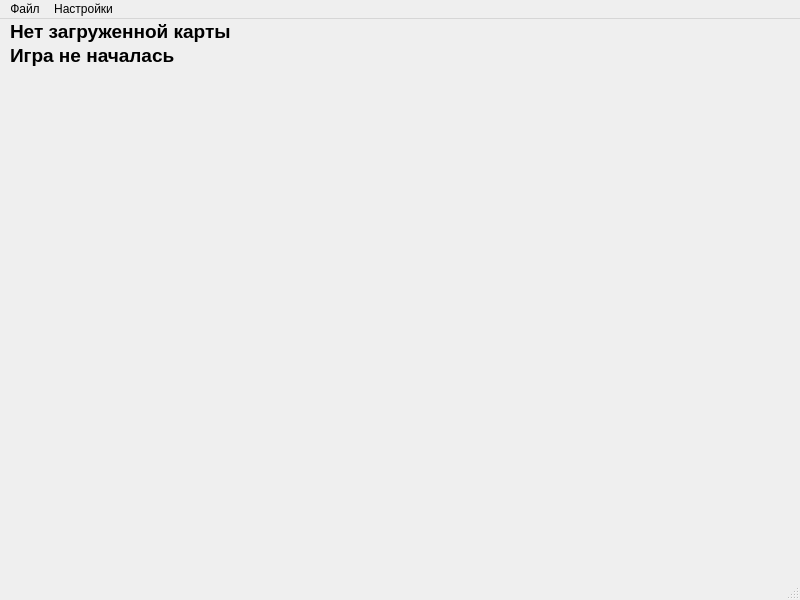
<?xml version="1.0" encoding="UTF-8"?>
<ui version="4.0">
 <class>MainWindow</class>
 <widget class="QMainWindow" name="MainWindow">
  <property name="geometry">
   <rect>
    <x>0</x>
    <y>0</y>
    <width>800</width>
    <height>600</height>
   </rect>
  </property>
  <property name="windowTitle">
   <string>MainWindow</string>
  </property>
  <widget class="QWidget" name="centralwidget">
   <widget class="QLabel" name="statusMapLabel">
    <property name="geometry">
     <rect>
      <x>10</x>
      <y>1</y>
      <width>400</width>
      <height>40</height>
     </rect>
    </property>
    <property name="sizePolicy">
     <sizepolicy hsizetype="Expanding" vsizetype="Preferred">
      <horstretch>0</horstretch>
      <verstretch>0</verstretch>
     </sizepolicy>
    </property>
    <property name="font">
     <font>
      <pointsize>14</pointsize>
      <bold>true</bold>
     </font>
    </property>
    <property name="text">
     <string>Нет загруженной карты</string>
    </property>
    <property name="textFormat">
     <enum>Qt::TextFormat::AutoText</enum>
    </property>
    <property name="alignment">
     <set>Qt::AlignmentFlag::AlignLeading|Qt::AlignmentFlag::AlignLeft|Qt::AlignmentFlag::AlignTop</set>
    </property>
   </widget>
   <widget class="QLabel" name="statusGameLabel">
    <property name="geometry">
     <rect>
      <x>10</x>
      <y>25</y>
      <width>400</width>
      <height>40</height>
     </rect>
    </property>
    <property name="sizePolicy">
     <sizepolicy hsizetype="Expanding" vsizetype="Preferred">
      <horstretch>0</horstretch>
      <verstretch>0</verstretch>
     </sizepolicy>
    </property>
    <property name="font">
     <font>
      <pointsize>14</pointsize>
      <bold>true</bold>
     </font>
    </property>
    <property name="text">
     <string>Игра не началась</string>
    </property>
    <property name="textFormat">
     <enum>Qt::TextFormat::RichText</enum>
    </property>
    <property name="alignment">
     <set>Qt::AlignmentFlag::AlignLeading|Qt::AlignmentFlag::AlignLeft|Qt::AlignmentFlag::AlignTop</set>
    </property>
   </widget>
   <widget class="QLabel" name="scoreLabel">
    <property name="enabled">
     <bool>true</bool>
    </property>
    <property name="geometry">
     <rect>
      <x>0</x>
      <y>130</y>
      <width>161</width>
      <height>51</height>
     </rect>
    </property>
    <property name="sizePolicy">
     <sizepolicy hsizetype="Expanding" vsizetype="Preferred">
      <horstretch>0</horstretch>
      <verstretch>0</verstretch>
     </sizepolicy>
    </property>
    <property name="font">
     <font>
      <pointsize>14</pointsize>
      <bold>true</bold>
     </font>
    </property>
    <property name="text">
     <string/>
    </property>
    <property name="textFormat">
     <enum>Qt::TextFormat::RichText</enum>
    </property>
    <property name="scaledContents">
     <bool>false</bool>
    </property>
    <property name="alignment">
     <set>Qt::AlignmentFlag::AlignCenter</set>
    </property>
   </widget>
   <widget class="QLabel" name="hpLabel">
    <property name="enabled">
     <bool>true</bool>
    </property>
    <property name="geometry">
     <rect>
      <x>10</x>
      <y>190</y>
      <width>161</width>
      <height>51</height>
     </rect>
    </property>
    <property name="sizePolicy">
     <sizepolicy hsizetype="Expanding" vsizetype="Preferred">
      <horstretch>0</horstretch>
      <verstretch>0</verstretch>
     </sizepolicy>
    </property>
    <property name="font">
     <font>
      <pointsize>14</pointsize>
      <bold>true</bold>
     </font>
    </property>
    <property name="text">
     <string/>
    </property>
    <property name="textFormat">
     <enum>Qt::TextFormat::RichText</enum>
    </property>
    <property name="scaledContents">
     <bool>false</bool>
    </property>
    <property name="alignment">
     <set>Qt::AlignmentFlag::AlignCenter</set>
    </property>
   </widget>
  </widget>
  <widget class="QMenuBar" name="menubar">
   <property name="geometry">
    <rect>
     <x>0</x>
     <y>0</y>
     <width>800</width>
     <height>17</height>
    </rect>
   </property>
   <widget class="QMenu" name="menuFile">
    <property name="title">
     <string>Файл</string>
    </property>
    <addaction name="actionLoadMap"/>
    <addaction name="actionPlayGame"/>
   </widget>
   <widget class="QMenu" name="menuSettings">
    <property name="title">
     <string>Настройки</string>
    </property>
    <addaction name="actionSettings"/>
   </widget>
   <addaction name="menuFile"/>
   <addaction name="menuSettings"/>
  </widget>
  <widget class="QStatusBar" name="statusbar"/>
  <action name="actionLoadMap">
   <property name="text">
    <string>Загрузить карту</string>
   </property>
  </action>
  <action name="actionPlayGame">
   <property name="text">
    <string>Начать игру</string>
   </property>
  </action>
  <action name="actionSettings">
   <property name="text">
    <string>Звуки и бинды</string>
   </property>
  </action>
 </widget>
 <resources/>
 <connections/>
</ui>
